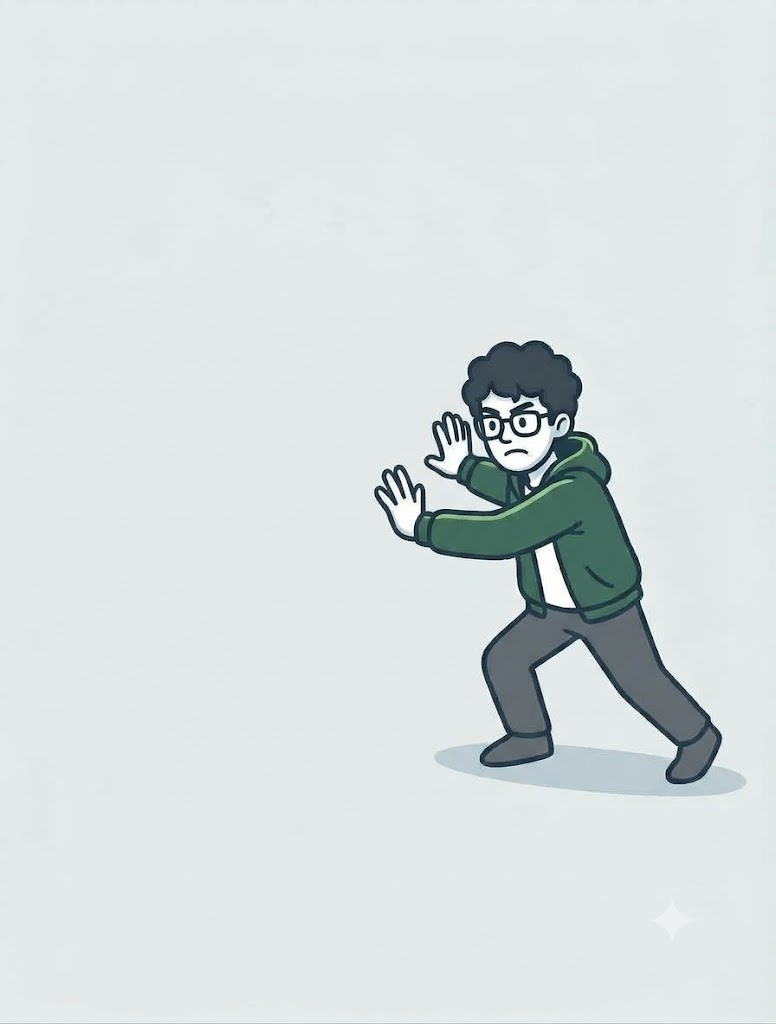
#> input picture scripts/doodle-trace/push-reference.png, 776 x 1024 px
$ python push.py
#> lines starting #> are read from the running program, lines starting #| are printed output that depends on the picture; after the words box and inside, x2 and y2 are one past the last pixel; in counts of white or black regions, pixels touching at a corner belong together
# Traces the upper body of the "pushing" drawing (push-reference.png) for the preloader film.
#
# Same tracing method as the standing doodle (matte -> flat colours -> outline silhouette + one smooth
# shape per colour), cut into the parts the film moves: the torso (filled in behind the arms), the
# head and the two hands. Sleeves and legs are not traced: film.py draws new ones that can bend.
#
# Writes parts.json (torso, head and the two hands as <g> fragments, each with its pivot at the
# origin) and rig.json (pivots, colours) into the current directory; film.py builds the film.
#   python3 <repo>/scripts/doodle-trace/push.py
import json, math, os, re
import numpy as np
import vtracer
from PIL import Image, ImageFilter

HERE = os.path.dirname(os.path.abspath(__file__))
S = 3  # output units per original pixel

# Part boundaries, in original-image pixels.
HEAD = [(462, 320), (592, 320), (592, 396), (574, 416), (568, 436), (548, 458), (526, 476), (500, 472), (480, 462), (474, 452), (474, 410), (462, 408)]
FRONT_ARM = [(368, 458), (432, 456), (442, 503), (512, 508), (586, 512), (594, 526), (588, 562), (470, 562), (420, 554), (368, 548)]
BACK_ARM = [(420, 402), (472, 402), (476, 450), (502, 462), (530, 476), (544, 500), (516, 510), (470, 502), (440, 484), (420, 472)]
TORSO_HULL = [(500, 455), (560, 438), (604, 430), (630, 470), (648, 560), (648, 630), (515, 630), (505, 560), (500, 500)]
FRONT_HIP, BACK_HIP = (538, 615), (596, 618)
NECK, HIPS = (528, 468), (566, 616)
# The film draws new sleeves; only the hands are kept, cut at the wrist (the cuff covers the cut).
NEAR_HAND = [(370, 460), (428, 460), (428, 510), (416, 514), (416, 545), (370, 548)]
FAR_HAND = [(418, 405), (462, 405), (462, 409), (474, 412), (474, 452), (460, 456), (456, 466), (452, 484), (418, 484)]
NEAR_WRIST, FAR_WRIST = (419, 528), (465, 467)
NEAR_SHOULDER, FAR_SHOULDER = (585, 507), (560, 478)
NEAR_PALM, FAR_PALM = (385, 507), (430, 447)  # where each palm meets the surface it pushes

# ---------- 1. matte: flood the light background in from the edges ----------
src = np.array(Image.open(os.path.join(HERE, 'push-reference.png')).convert('RGB')).astype(int)
H0, W0, _ = src.shape
mn, G, B = src.min(2), src[:, :, 1], src[:, :, 2]
#> mn: shape (1024, 776) int64; 256 distinct labels, from 0 to 255
#> G: shape (1024, 776) int64; 256 distinct labels, from 0 to 255
#> B: shape (1024, 776) int64; 256 distinct labels, from 0 to 255


def flood(seed, allow):
    m = seed & allow
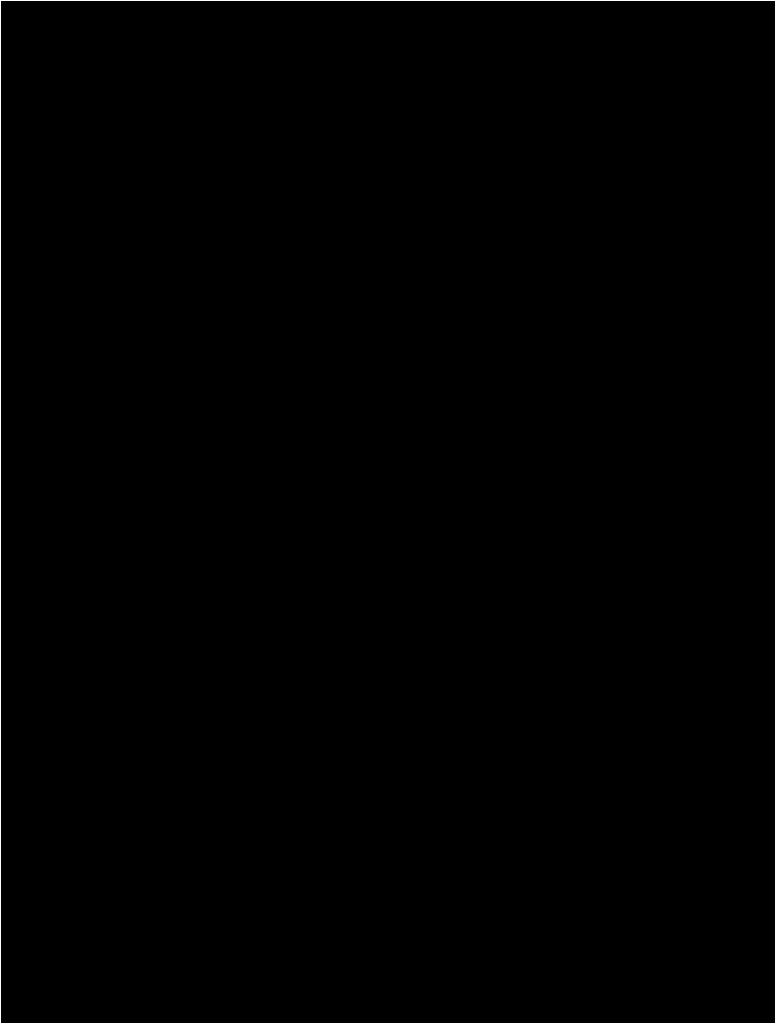
#> m: shape (1024, 776) bool; 0.45% white in thin lines or dots
    while True:
        n = m.copy()
        n[1:] |= m[:-1]; n[:-1] |= m[1:]; n[:, 1:] |= m[:, :-1]; n[:, :-1] |= m[:, 1:]
        n &= allow
        if (n == m).all():
            return m
        m = n
#> n: shape (1024, 776) bool; 92.3% white; 32 black regions (31 under 20 px), largest, box (x1, y1, x2, y2) and area: (373, 339, 722, 785) 60866


seed = np.zeros((H0, W0), bool)
seed[0] = seed[-1] = True
seed[:, 0] = seed[:, -1] = True
bg = flood(seed, (mn > 175) & (B <= 251) & (G <= 251))
near = np.zeros_like(bg)
for dy, dx in [(1, 0), (-1, 0), (0, 1), (0, -1), (1, 1), (-1, -1), (1, -1), (-1, 1)]:
    near |= np.roll(np.roll(bg, dy, 0), dx, 1)
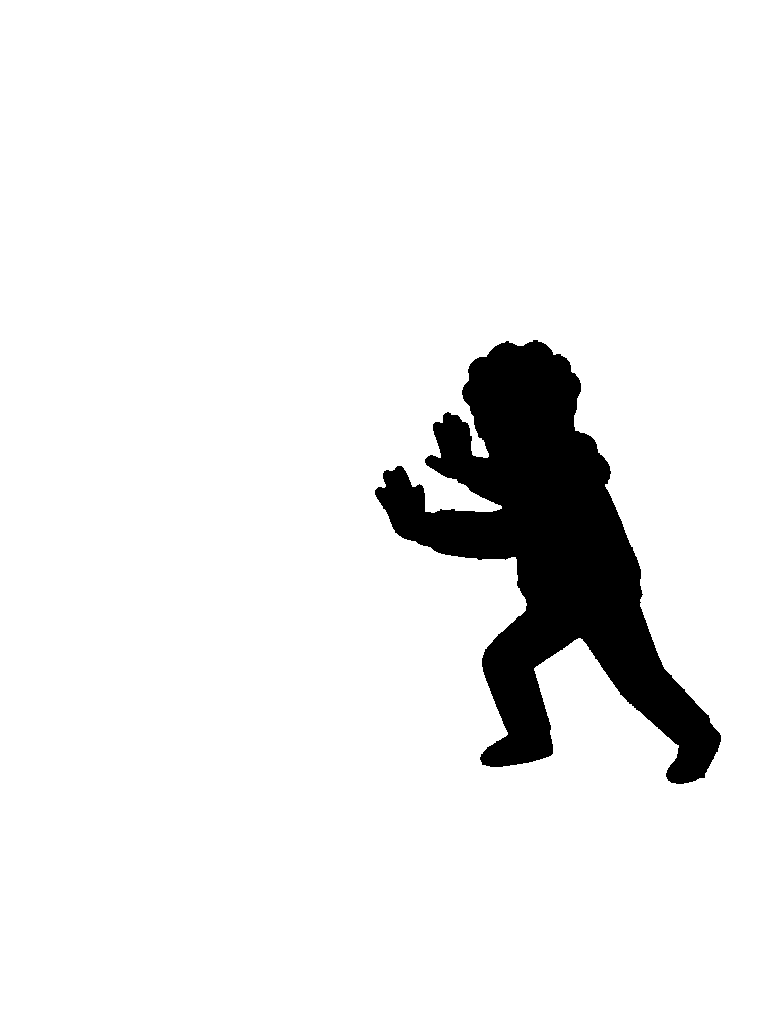
#> near: shape (1024, 776) bool; 92.7% white; 1 black region, box (x1, y1, x2, y2) and area: (375, 340, 721, 784) 58087
img = src.astype(float)
img[near & ~bg] = (30, 44, 56)
img[bg] = (30, 44, 56)
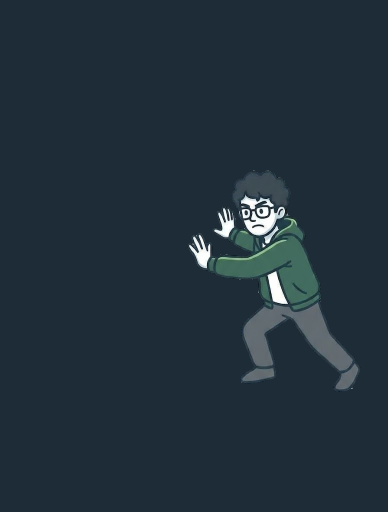
#> img: shape (1024, 776, 3) float64 (shown at 1/2 size); mean R, G, B 34.3, 48.8, 59.9
ys, xs = np.where(~bg)
x0, x1, y0, y1 = xs.min() - 30, xs.max() + 30, ys.min() - 30, ys.max() + 30
#> x0 = 343; x1 = 751; y0 = 309; y1 = 815
crop = Image.fromarray(img.clip(0, 255).astype(np.uint8)).crop((x0, y0, x1, y1))
W, H = crop.width * S, crop.height * S
rgb = crop.resize((W, H), Image.LANCZOS)
alpha = np.array(Image.fromarray((~bg * 255).astype(np.uint8)).crop((x0, y0, x1, y1)).resize((W, H), Image.BILINEAR)) > 127
#> alpha: shape (1518, 1224) bool; 29.5% white; 32 white regions (29 under 20 px), largest, box (x1, y1, x2, y2) and area: (90, 90, 1137, 1428) 547678, (720, 228, 723, 237) 23, (291, 324, 294, 333) 23

# ---------- 2. flatten colours (k-means over the figure) and name them ----------
K = 12
A = np.array(rgb).reshape(-1, 3).astype(float)
X = A[alpha.reshape(-1)]
rng = np.random.default_rng(1)
smp = X[rng.choice(len(X), min(60000, len(X)), replace=False)]
cent = [smp[0]]
#> cent = [[98, 107, 112]]
for _ in range(K - 1):
    cent.append(smp[np.argmax(np.min([((smp - c) ** 2).sum(1) for c in cent], 0))])
#> after the loop, cent = [[98, 107, 112], [255, 255, 255], [0, 0, 0], [161, 209, 171], [27, 64, 66], [200, 218, 229], [130, 148, 158], [62, 106, 72], [5, 41, 27], [108, 153, 115], [162, 168, 175], [179, 193, 204]]
cent = np.array(cent)
for _ in range(30):
    lab = np.argmin(((smp[:, None, :] - cent[None]) ** 2).sum(2), 1)
    cent = np.array([smp[lab == k].mean(0) if (lab == k).any() else cent[k] for k in range(K)])
#> after the loop, cent = [[97.49, 107.5, 113.9], [249.5, 252.7, 252.2], [11.66, 24.18, 30.24], [151.4, 182.9, 165.1], [56.4, 73.71, 81.38], [231.9, 240.4, 242.6], [133.3, 162.7, 147.7], [66.86, 106.4, 94.62], [34.11, 53.1, 60.97], [111, 132.7, 128.7], [180.6, 195.1, 198.4], [204.9, 217.6, 222.3]]
lab = np.zeros(len(A), int)
for s0 in range(0, len(A), 200000):
    lab[s0:s0 + 200000] = np.argmin(((A[s0:s0 + 200000, None, :] - cent[None]) ** 2).sum(2), 1)
#> this loop made 10 passes
#> s0 on passes 2 to 9: 200000, 400000, 600000, 800000, 1000000, 1200000, 1400000, 1600000
lab = np.array(Image.fromarray(lab.reshape(H, W).astype(np.uint8), 'L').filter(ImageFilter.ModeFilter(5)))
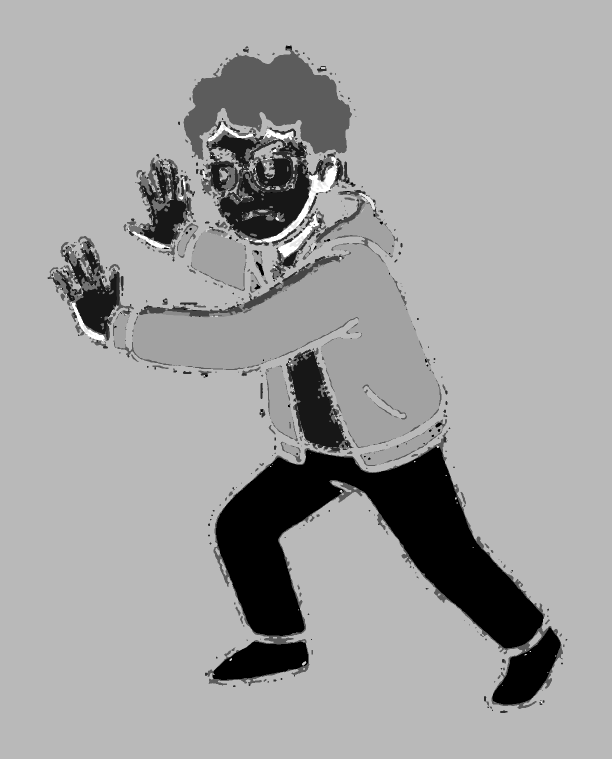
#> lab: shape (1518, 1224) (shown at 1/2 size); min 0, max 11, mean 6.97; drawn with min black and max white
P = {'ink': [(12, 24, 30), (34, 53, 61)], 'hair': [(56, 74, 81)], 'slate': [(97, 107, 114)],
     'green': [(67, 106, 95)], 'white': [(250, 253, 252), (232, 240, 243)], 'shade': [(205, 218, 222)],
     'lime': [(151, 183, 165)], 'noise': [(133, 163, 148), (111, 133, 129), (181, 195, 198)]}
refs = [(k, np.array(c)) for k, cs in P.items() for c in cs]
#> refs = 12 items, first 6: ('ink', [12, 24, 30]), ('ink', [34, 53, 61]), ('hair', [56, 74, 81]), ('slate', [97, 107, 114]), ('green', [67, 106, 95]), ('white', [250, 253, 252])
cls = np.full((H, W), '', object)
for k in range(K):
    cls[(lab == k) & alpha] = min(refs, key=lambda r: ((r[1] - cent[k]) ** 2).sum())[0]


def boxsum(m, r):
#> called with r = 4
    c = np.pad(m.astype(np.int32), ((r + 1, r), (r + 1, r))).cumsum(0).cumsum(1)
    return c[2 * r + 1:, 2 * r + 1:] - c[:-2 * r - 1, 2 * r + 1:] - c[2 * r + 1:, :-2 * r - 1] + c[:-2 * r - 1, :-2 * r - 1]
#> returned value: shape (1518, 1224) int64; 82 distinct labels, from 0 to 81


names = [k for k in P if k != 'noise']
best = np.array(names, object)[np.stack([boxsum(cls == k, 4) for k in names]).argmax(0)]
cls[cls == 'noise'] = best[cls == 'noise']
FILL = {k: '#%02x%02x%02x' % tuple(int(v) for v in A[((cls == k) & alpha).reshape(-1)].mean(0))
        for k in names if ((cls == k) & alpha).any()}
#> FILL = {'ink': '#24363d', 'hair': '#3a4a52', 'slate': '#616b71', 'green': '#426b5e', 'white': '#eff4f4', 'shade': '#c0ced4', 'lime': '#8cb399'}
FILL['ink'] = '#1b2d39'
ORDER = ['hair', 'slate', 'green', 'white', 'lime', 'shade']

# ---------- 3. geometry helpers (original-pixel coordinates) ----------
yy, xx = np.mgrid[0:H, 0:W]
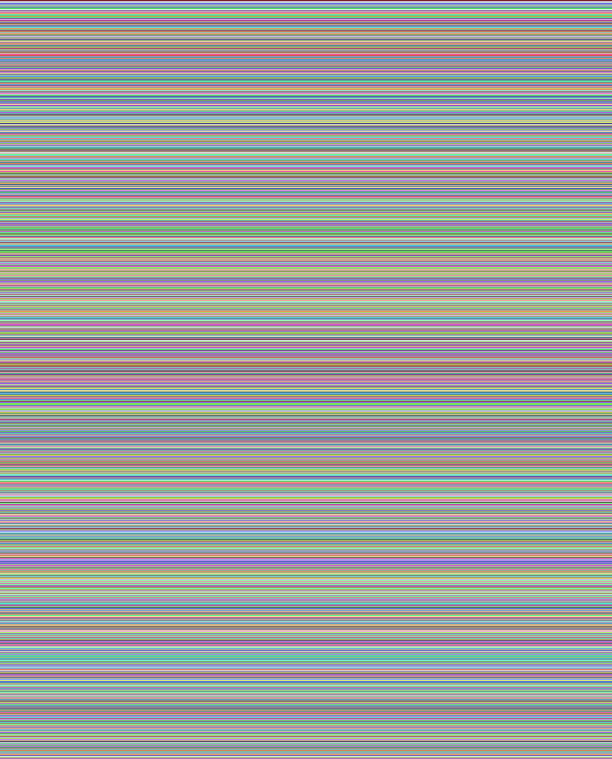
#> yy: shape (1518, 1224) int64 (shown at 1/2 size); 1518 distinct labels, from 0 to 1517; one colour per label, 0 black
ox, oy = xx / S + x0, yy / S + y0
U = lambda p: ((p[0] - x0) * S, (p[1] - y0) * S)


def poly(pts):
    inside = np.zeros((H, W), bool)
#> inside: shape (1518, 1224) bool; every value is 0
    for i in range(len(pts)):
        (xa, ya), (xb, yb) = pts[i], pts[(i + 1) % len(pts)]
        inside ^= ((ya > oy) != (yb > oy)) & (ox < (xb - xa) * (oy - ya) / (yb - ya + 1e-9) + xa)
#> inside: shape (1518, 1224) bool; 8.2% white; 1 white region, box (x1, y1, x2, y2) and area: (357, 33, 747, 501) 151436
    return inside


def dil(m, r):
    o = m.copy()
    for _ in range(r):
        n = o.copy(); n[1:] |= o[:-1]; n[:-1] |= o[1:]; n[:, 1:] |= o[:, :-1]; n[:, :-1] |= o[:, 1:]; o = n
    return o


def smooth(mask):
    return np.array(Image.fromarray((mask * 255).astype(np.uint8)).filter(ImageFilter.GaussianBlur(3.6))) > 127


def layers_for(c):
    """Smoothed outline silhouette + colour layers for a class map (each colour tucks under later ones)."""
    out = {'ink': smooth(c != '')}
    for i, k in enumerate(ORDER):
        m = c == k
        m = m | (dil(m, 2) & np.isin(c, ORDER[i + 1:]))
        out[k] = smooth(m) & out['ink']
    return out


# ---------- 4. parts ----------
head = poly(HEAD) & alpha
#> head: shape (1518, 1224) bool; 5.8% white; 6 white regions (4 under 20 px), largest, box (x1, y1, x2, y2) and area: (357, 90, 720, 501) 107045, (720, 228, 723, 237) 23
arms = (poly(FRONT_ARM) | poly(BACK_ARM)) & alpha & ~head
#> after the loop in poly (call 2), `for i in range(len(pts)):`:
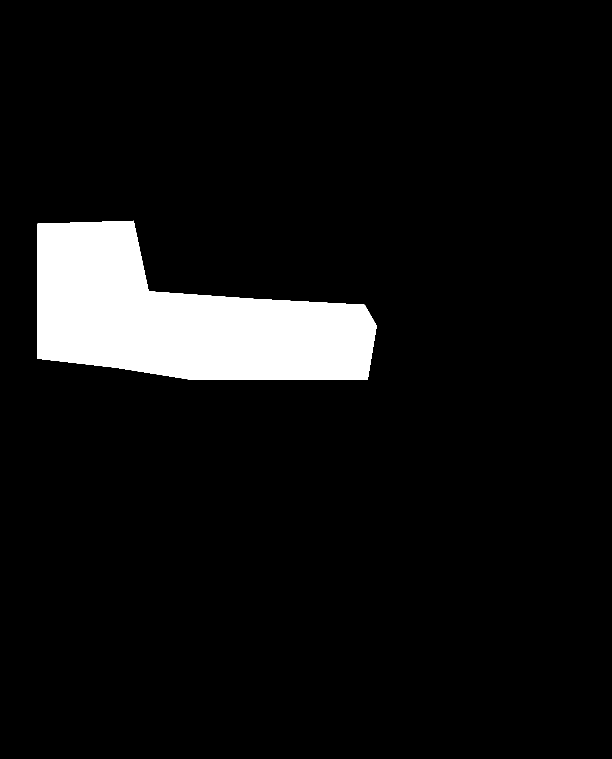
#> inside: shape (1518, 1224) bool (shown at 1/2 size); 7.2% white; 1 white region, box (x1, y1, x2, y2) and area: (75, 441, 753, 759) 133264
jacket = np.isin(cls, ['green', 'lime', 'white'])
legs = (oy >= 600) & ~dil(jacket, 3 * S) & alpha
torso = alpha & ~legs & ~head & ~arms
torso &= ~((oy >= 600) & ~dil(jacket, 1 * S))  # nothing of the old legs below the hem (walk.py draws new ones)

# Fill the torso in behind the arms: jacket green, with the tee strip continuing as one slanted band
# from the collar to the hem (it runs that way in the drawing), outlined like the visible parts.
hole = poly(TORSO_HULL) & arms
tcls = np.where(torso, cls, '').astype(object)
TEE_L, TEE_R = ((512, 470), (541, 610)), ((531, 470), (574, 610))  # the strip's two edges


def side_of(line):
    (xa, ya), (xb, yb) = line
    return (ox - xa) * (yb - ya) - (oy - ya) * (xb - xa)  # >0 right of the line (looking down it)


def dist_to(line):
    (xa, ya), (xb, yb) = line
    return np.abs(side_of(line)) / math.hypot(xb - xa, yb - ya)


inside_tee = (side_of(TEE_L) > 0) & (side_of(TEE_R) < 0)
tcls[hole] = 'green'
tcls[hole & inside_tee] = 'white'
tcls[hole & ((dist_to(TEE_L) < 1.8) | (dist_to(TEE_R) < 1.8))] = 'ink'
torso_full = torso | hole
# the filled-in chest needs an outline where it meets the outside (it used to be hidden by the arms)
outside = ~poly(TORSO_HULL)
edge = hole & dil(outside, int(3.4 * S))
tcls[edge] = 'ink'

full = layers_for(np.where(alpha, cls, '').astype(object))
#> after the loop in layers_for, `for i, k in enumerate(ORDER):`: out = 7 items
#> full = 7 items
torso_layers = layers_for(tcls)
#> torso_layers = 7 items


# ---------- 5. trace ----------
n_trace = [0]


def trace(mask, speckle=60):
    n_trace[0] += 1
    f = f'_t{n_trace[0]}'
    Image.fromarray(np.where(mask, 0, 255).astype(np.uint8)).save(f + '.png')
    vtracer.convert_image_to_svg_py(f + '.png', f + '.svg', colormode='binary', mode='spline', filter_speckle=speckle,
                                    corner_threshold=60, length_threshold=4.0, splice_threshold=45, path_precision=0)
    s = open(f + '.svg').read()
    os.remove(f + '.png'); os.remove(f + '.svg')
    return ''.join(f'<path transform="translate({round(float(tx))} {round(float(ty))})" d="{d.strip()}"/>'
                   for d, tx, ty in re.findall(r'<path d="([^"]*)" fill="[^"]*" transform="translate\(([-\d.]+),([-\d.]+)\)"', s))


def shapes(lay, cut, spill=None, speckle=60, only=None):
    """Outline + colour shapes for one part. Colours may spill a little past a cut edge (over the
    part's own outline there), so a cut never shows as a thin dark line."""
#> called with speckle = 60
    out = ''
#> out = ''
    for k in ['ink'] + (only or ORDER):
        m = lay[k] & (cut if k == 'ink' or spill is None else spill)
        if m.sum() and k in FILL:
            out += f'<g fill="{FILL[k]}">' + trace(m, speckle) + '</g>'
    return out


# [5 lines left out: function g, not called in this run]


grow = lambda m, r: dil(m, r) & alpha

#> (the run stopped early here; a loop or call above may not have finished)
